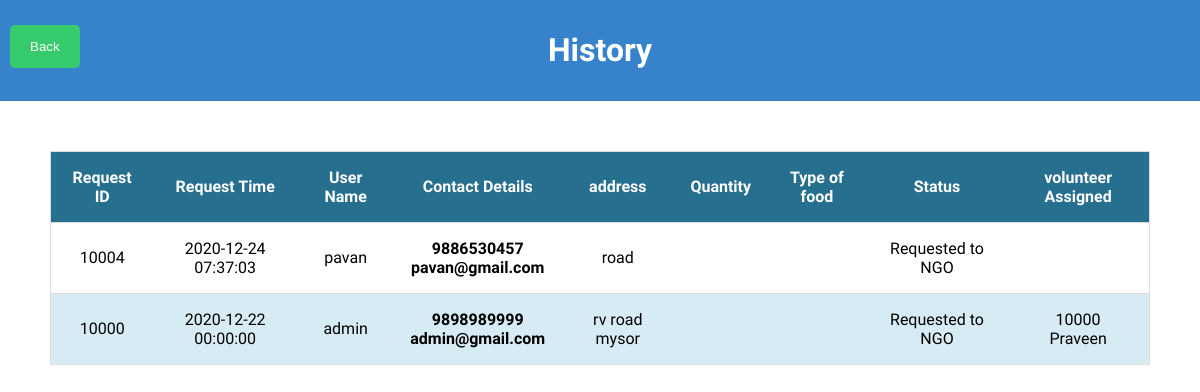
Page /projs/NGO/ngohistory.php (signed in) on the earlier database version.
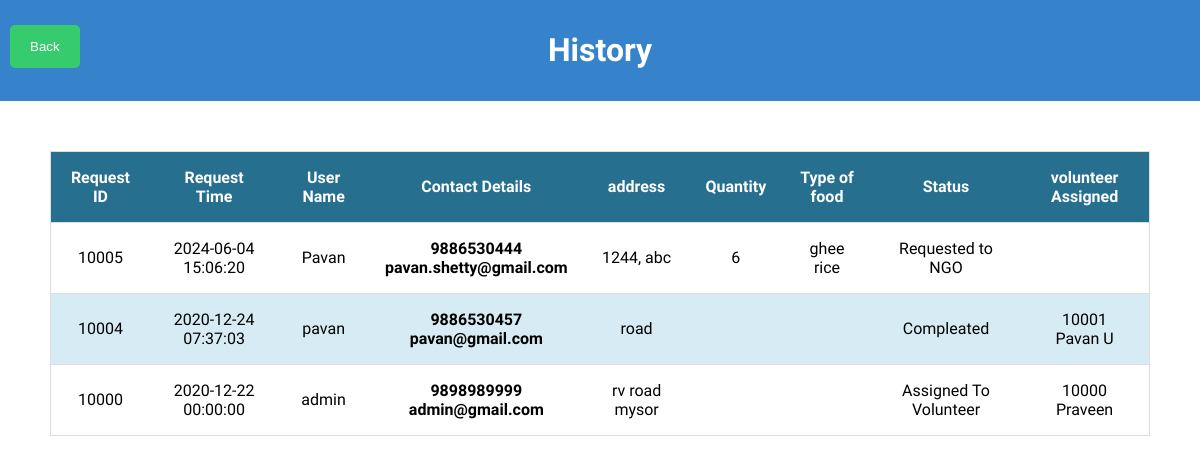
Same page on the later database version.
### tables this page shows
CREATE TABLE IF NOT EXISTS `food_pickup_request` (
  `request_id` int NOT NULL AUTO_INCREMENT,
  `request_time` datetime NOT NULL,
  `user_id` int NOT NULL,
  `city` varchar(20) NOT NULL,
  `address` varchar(100) NOT NULL,
  `status` varchar(50) DEFAULT 'Requested to NGO',
  `ngo_id` int NOT NULL,
  `volunteer_id` int DEFAULT NULL,
  `food_quantity` varchar(20) NOT NULL,
  `food_type` varchar(100) NOT NULL,
  PRIMARY KEY (`request_id`)
);

CREATE TABLE IF NOT EXISTS `user` (
  `user_id` int NOT NULL AUTO_INCREMENT,
  `user_name` text NOT NULL,
  `user_phonenumber` bigint NOT NULL,
  `user_email` varchar(30) NOT NULL,
  `user_password` varchar(30) NOT NULL,
  `reg_date` datetime NOT NULL,
  PRIMARY KEY (`user_id`),
  UNIQUE KEY `user_id` (`user_id`)
);

CREATE TABLE IF NOT EXISTS `volunteer` (
  `volunteer_id` int NOT NULL AUTO_INCREMENT,
  `volunteer_name` varchar(20) NOT NULL,
  `volunteer_password` varchar(30) NOT NULL,
  `volunteer_ph_number` bigint NOT NULL,
  `volunteer_regdate` datetime NOT NULL,
  `ngo_id` int NOT NULL,
  `volunteer_email` varchar(50) NOT NULL,
  `volunteer_address` varchar(100) NOT NULL,
  PRIMARY KEY (`volunteer_id`)
);

### projs/NGO/ngohistory.php (the view, shortened to what this page needs)
<?php
require '../config.php';
?>
<!DOCTYPE html>
<html lang="en">
<head>
    <link rel="stylesheet" href="../css/adminstyle.css" />
</head>
<body>
    <div style="background-color: #3683cc; padding: 10px;">
        <a href="./ngodashboard.php"><button class="backbutton" style="position: absolute;">Back</button></a>
        <h1 class="ngoname">
            History
        </h1>
    </div>
    <div style="padding:50px">
        <table>
            <thead>
                <th>Request ID</th>
                <th>Request Time</th>
                <th>User Name</th>
                <th>Contact Details</th>
                <th>address</th>
                <th>Quantity </th>
                <th>Type of food</th>
                <th>Status</th>
                <th>volunteer Assigned</th>
            </thead>
            <tbody>
                <?php
                $user_num=$_SESSION['ngo_id'];
    					$sql="SELECT `food_pickup_request`.ngo_id, `food_pickup_request`.request_id, `food_pickup_request`.user_id, `food_pickup_request`.address, `food_pickup_request`.status, `food_pickup_request`.volunteer_id,`food_pickup_request`.`request_time`,`food_pickup_request`.`food_quantity`,`food_pickup_request`.`food_type`, user.user_id,user.user_name,user.user_phonenumber,user.user_email, volunteer.volunteer_id, volunteer.volunteer_name FROM `food_pickup_request` LEFT JOIN user ON `food_pickup_request`.user_id = user.user_id LEFT JOIN volunteer ON `food_pickup_request`.volunteer_id = volunteer.volunteer_id WHERE `food_pickup_request`.ngo_id='".$user_num."' ORDER BY request_time DESC";
    					$query=$con->query($sql);
    					while($row=$query->fetch_array()){
    						?>
                <tr>
                    <td>
                        <?php echo $row['request_id']; ?>
                    </td>
                    <td>
                        <?php echo $row['request_time']; ?>
                    </td>
                    <td>
                        <?php echo $row['user_name']; ?>
                    </td>
                    <td>
                       <b> <?php echo $row['user_phonenumber']; ?>
                           <br><?php echo $row['user_email']; ?></b>
                    </td>
                    <td>
                        <?php echo $row['address']; ?>
                    </td>
                    <td>
                        <?php echo $row['food_quantity']; ?>
                    </td>
                    <td>
                        <?php echo $row['food_type']; ?>
                    </td>
                    <td>
                        <?php echo $row['status']; ?>
                    </td>
                    <td>
                        <?php echo $row['volunteer_id']; ?><br>
                        <?php echo $row['volunteer_name']; ?>
                    </td>
                </tr>
                <?php
    					}
    				?>
            </tbody>
        </table>
    </div>
</body>
</html>

Differences in the rows shown:
added food_pickup_request: request_id "10005", request_time "2024-06-04 15:06:20", user.user_name "Pavan", user.user_phonenumber "9886530444", user.user_email "pavan.shetty@gmail.com", address "1244, abc", food_quantity "6", food_type "ghee rice", status "Requested to NGO"
changed food_pickup_request "road": status "Requested to NGO" → "Compleated"; volunteer.volunteer_id (not shown) → "10001"; volunteer.volunteer_name (not shown) → "Pavan U"
changed food_pickup_request "rv road mysor": status "Requested to NGO" → "Assigned To Volunteer"
